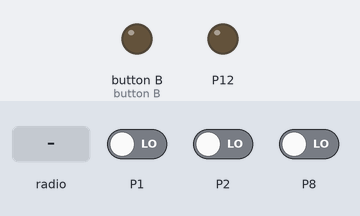
Simulated run of this program. Board: BBC micro:bit (MakeCode). On the bench: output pins drawn as LEDs (lit = HIGH). The inputs (shaded band) are chosen by the test bench; at power-on: P1 LOW, P2 LOW, P8 LOW. No radio messages arrive unless stated (any console line starting 'radio sent:' is added by the test bench); what the program prints to the serial console is not drawn.

Above: at 1.2 s.
1.3 s: radio message "9" arrives
At 1.8 s:
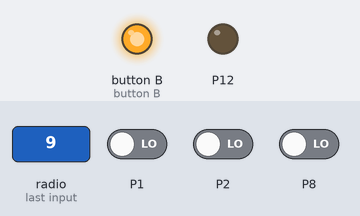
2.8 s: radio message "10" arrives
At 4.0 s:
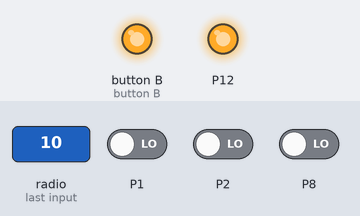
4.3 s: radio message "9" arrives
At 5.4 s:
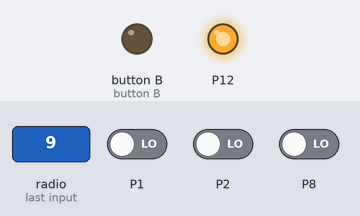
Timing chart, 0 to 7.3 s (numbered marks = the images above; inputs shaded):
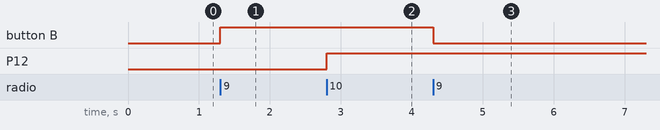

Measured:
- after the input at 1.3 s, button B: LOW → HIGH at once
- after the input at 2.8 s, P12: LOW → HIGH at once
- after the input at 4.3 s, button B: HIGH → LOW at once

The program:

main.ts
```typescript
radio.onReceivedNumber(function (receivedNumber) {
    if (receivedNumber == 9) {
        fontana = fontana * -1
        if (fontana < 0) {
            pins.digitalWritePin(DigitalPin.P11, 0)
        } else {
            pins.digitalWritePin(DigitalPin.P11, 1)
        }
    }
    if (receivedNumber == 10) {
        sprcha = sprcha * -1
        if (sprcha < 0) {
            pins.digitalWritePin(DigitalPin.P12, 0)
        } else {
            pins.digitalWritePin(DigitalPin.P12, 1)
        }
    }
})
let sprcha = 0
let fontana = 0
radio.setGroup(1)
fontana = -1
sprcha = -1
basic.forever(function () {
    if (pins.digitalReadPin(DigitalPin.P1) == 0) {
        radio.sendNumber(1)
        radio.sendNumber(6)
    }
    if (pins.digitalReadPin(DigitalPin.P2) == 0) {
        radio.sendNumber(2)
        radio.sendNumber(7)
    }
    if (pins.digitalReadPin(DigitalPin.P8) == 0) {
        radio.sendNumber(3)
        radio.sendNumber(8)
    }
})
```

test.ts
```typescript
// Tady jsou testy. Při použití tohoto balíčku jako rozšíření nebude zkompilováno.
```
